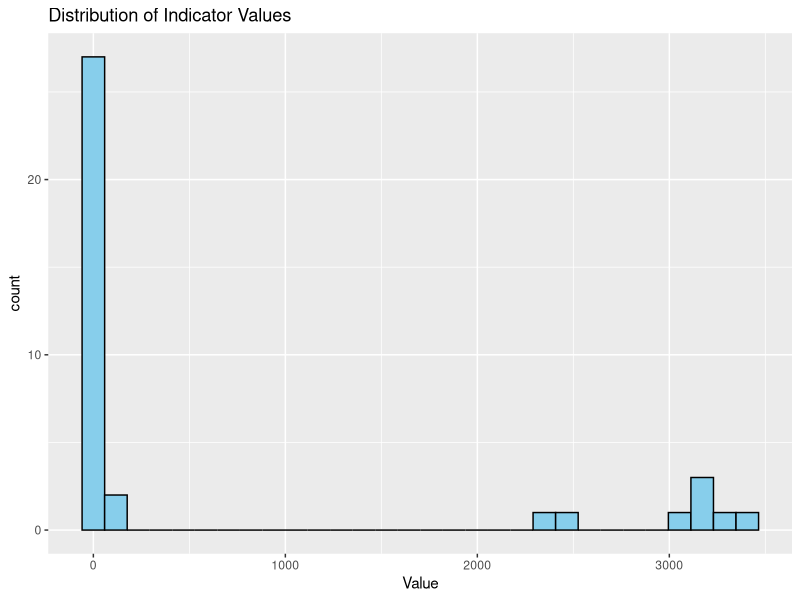
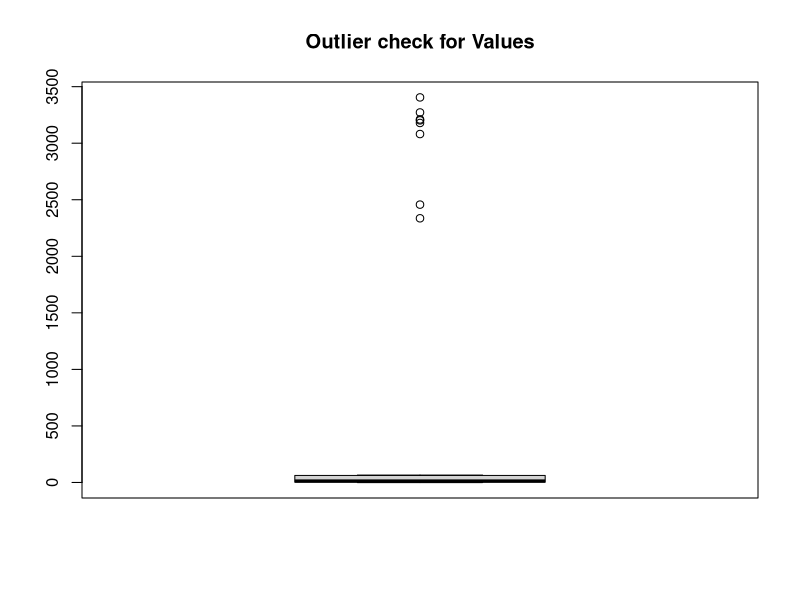
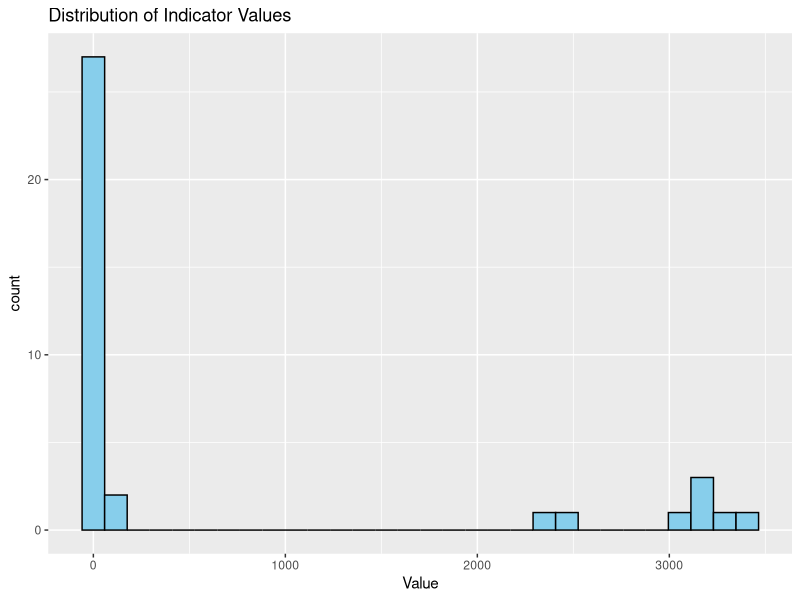

R code for these plots, in order:
## ---- chunk 1
library(readr)
library(ggplot2)
library(dplyr)
library(here)

getwd()
list.files("data/raw_data")
## ---- chunk 2
anz_df <- read_csv(here("raw_data", "anthropometry_national_zaf.csv"))
## ---- chunk 3
head(anz_df, 10)

#tail(anz_df, 10)
## ---- chunk 4

anz_df[-1,]
## ---- chunk 5
dim(anz_df)
## ---- chunk 6
summary(anz_df)
## ---- chunk 7
anz_df$Value <- as.numeric(anz_df$Value)
## ---- chunk 8
sum(duplicated(anz_df))
## ---- chunk 9
colSums(is.na(anz_df))
round(colMeans(is.na(anz_df)) * 100, 2)
## ---- chunk 10
sapply(anz_df, function(x) length(unique(x)))

## ---- chunk 11
#Histogram of Values

ggplot(anz_df, aes(x = Value)) +
geom_histogram(bins = 30, fill = "skyblue", color = "black") +
  labs(title = "Distribution of Indicator Values")

ggsave("../outputs/visuals/IndicatorValuesDistribution_histo.png", width = 6, height = 4)

#Outliers
boxplot(anz_df$Value, main = "Outlier check for Values")
